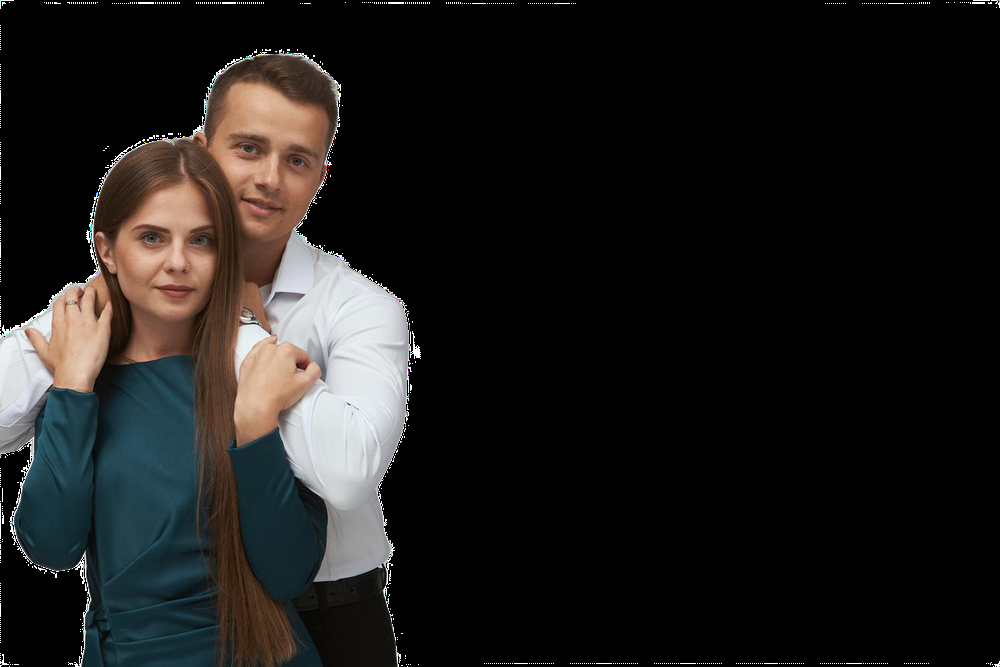
#> input picture common/static/common/images/about.png, 1000 x 667 px, shrunk from 1500 x 1000 before the run
$ python wt.py
#> lines starting #> are read from the running program, lines starting #| are printed output that depends on the picture
import cv2

# Путь к исходному изображению
input_path = 'about.png'       # можно использовать .png, .jpeg и т.п.
output_path = 'about_bw.png'

# Загружаем изображение
image = cv2.imread(input_path)
#> image is the input picture: shape (667, 1000, 3); mean B, G, R 26.4, 27.7, 29.2

# Преобразуем в градации серого
gray_image = cv2.cvtColor(image, cv2.COLOR_BGR2GRAY)
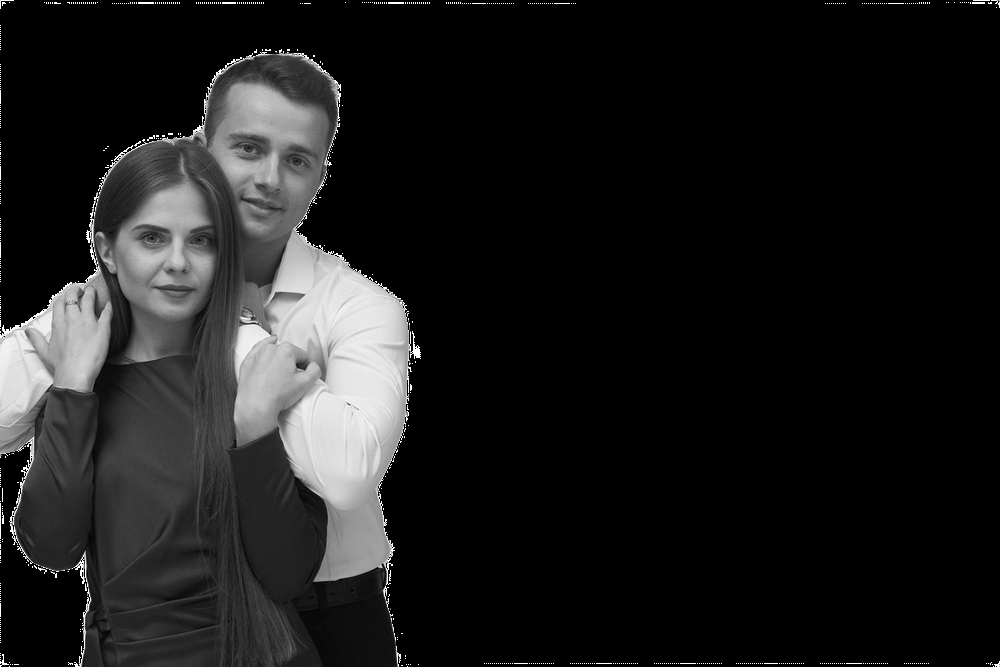
#> gray_image: shape (667, 1000); min 0, max 255, mean 28

# Сохраняем результат
cv2.imwrite(output_path, gray_image)

print(f"Готово! Сохранено как {output_path}")

$ run again, with common/static/common/images/couple-hugging-laughing-near-wall.png copied over common/static/common/images/about.png
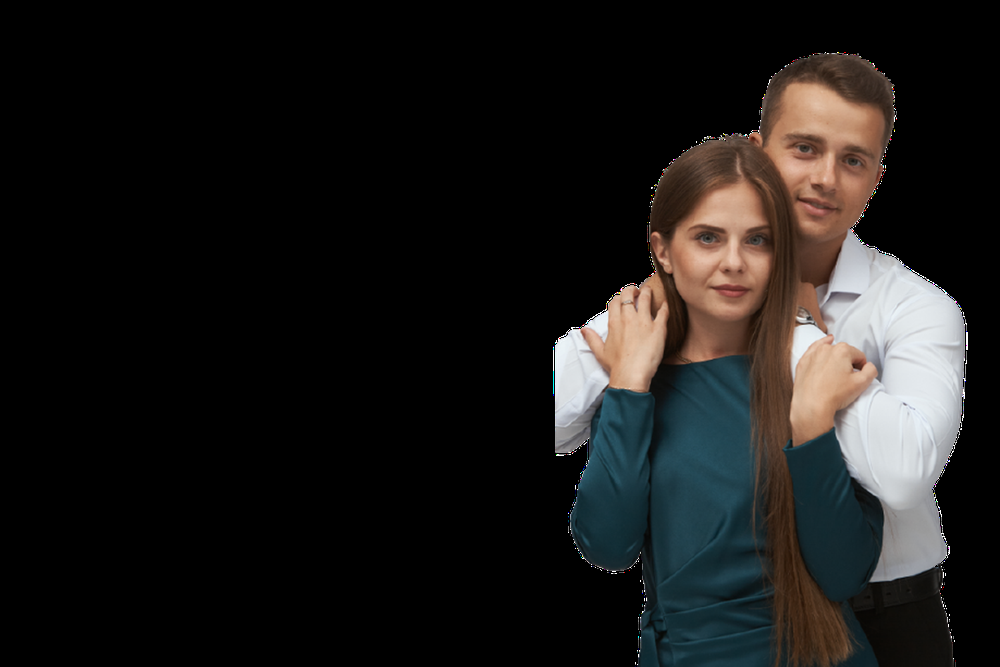
#> input picture common/static/common/images/couple-hugging-laughing-near-wall.png, 1000 x 667 px, shrunk from 1500 x 1000 before the run
#> image is the input picture: shape (667, 1000, 3); mean B, G, R 25.1, 26.3, 27.8
#> `gray_image = cv2.cvtColor(image, cv2.COLOR_BGR2GRAY)`:
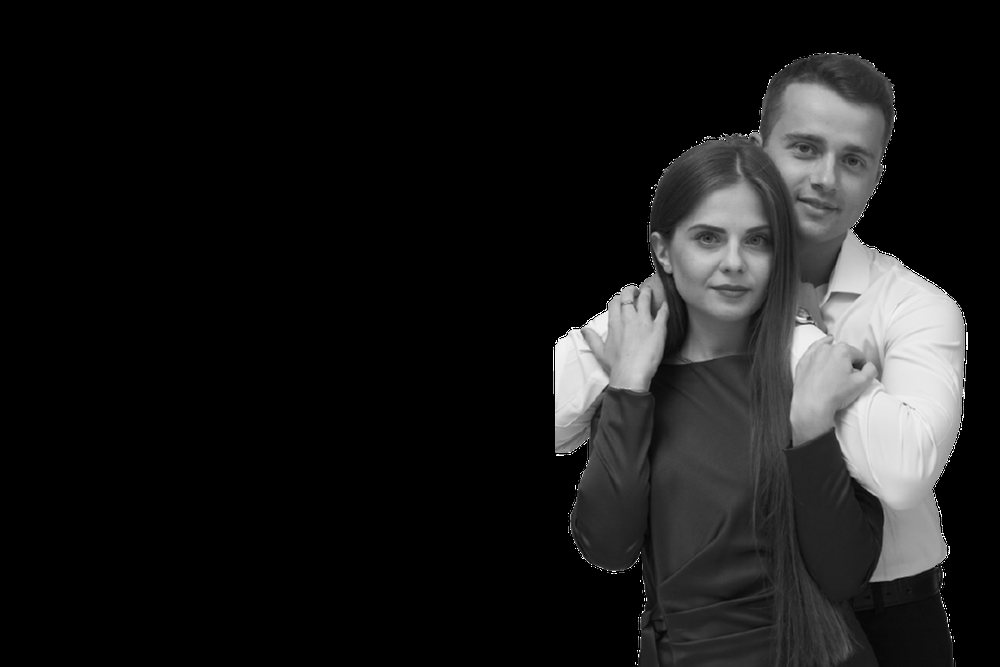
#> gray_image: shape (667, 1000); min 0, max 255, mean 26.7

$ run again, with common/static/common/images/couple-hugging-laughing-near-wall_.png copied over common/static/common/images/about.png
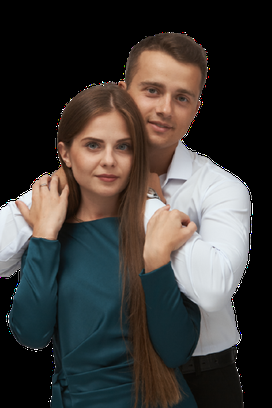
#> input picture common/static/common/images/couple-hugging-laughing-near-wall_.png, 272 x 408 px, shrunk from 408 x 612 before the run
#> image is the input picture: shape (408, 272, 3); mean B, G, R 56.4, 59.3, 62.7
#> `gray_image = cv2.cvtColor(image, cv2.COLOR_BGR2GRAY)`:
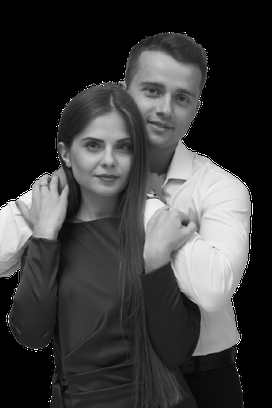
#> gray_image: shape (408, 272); min 0, max 255, mean 60

$ run again, with common/static/common/images/sample.png copied over common/static/common/images/about.png
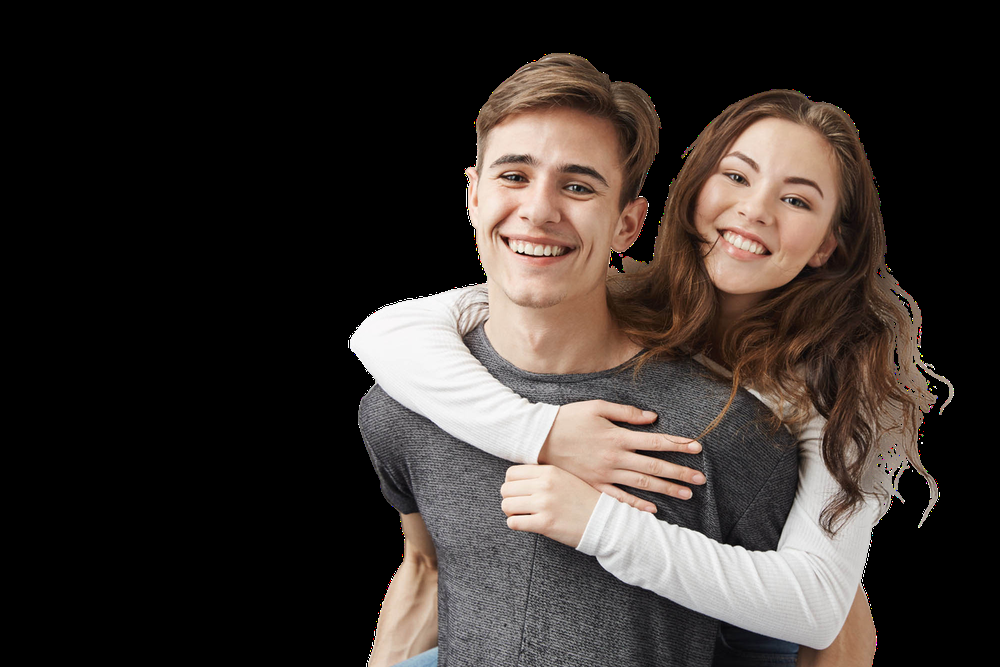
#> input picture common/static/common/images/sample.png, 1000 x 667 px, shrunk from 1500 x 1000 before the run
#> image is the input picture: shape (667, 1000, 3); mean B, G, R 45.3, 49.2, 56.5
#> `gray_image = cv2.cvtColor(image, cv2.COLOR_BGR2GRAY)`:
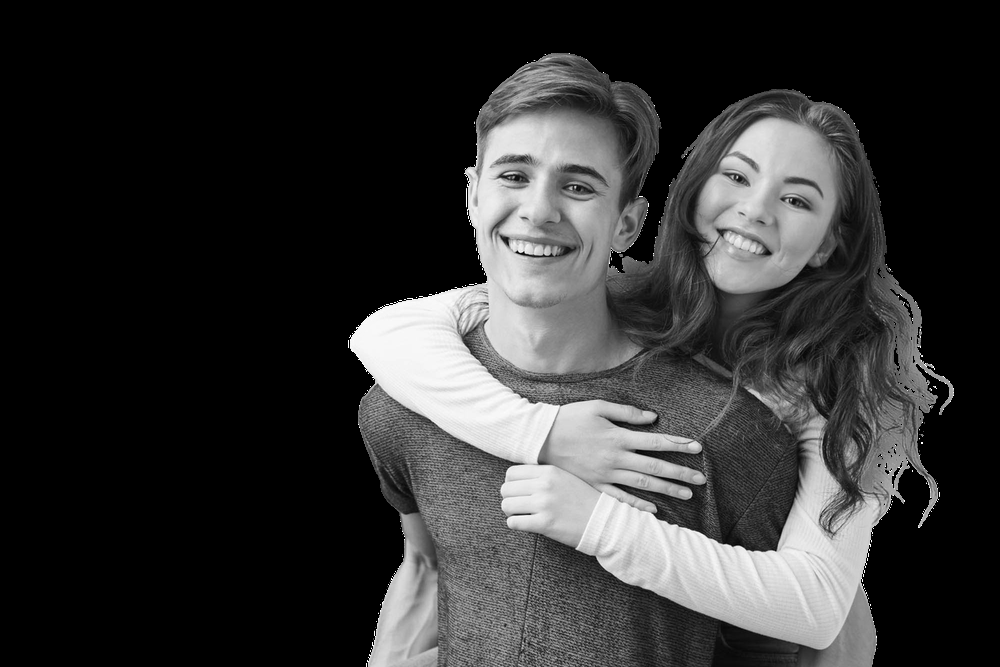
#> gray_image: shape (667, 1000); min 0, max 255, mean 51
